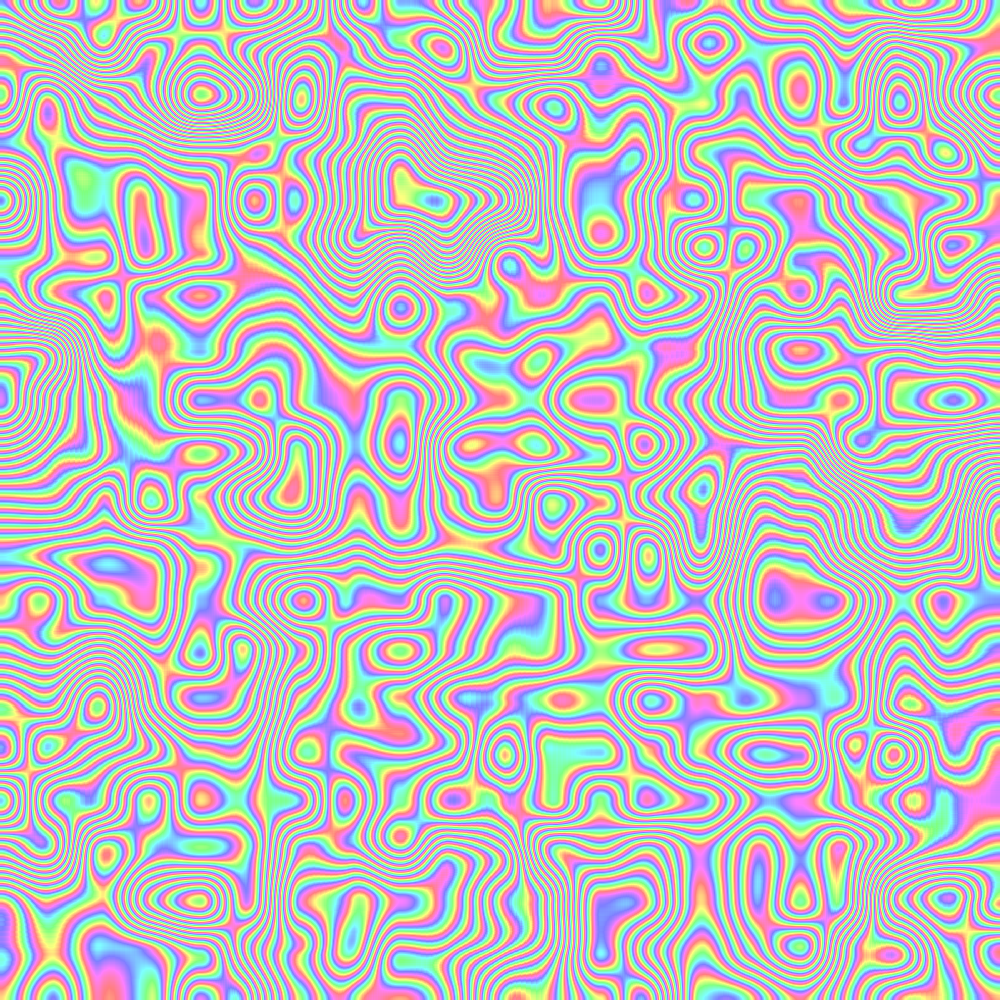
Frame 1 (no input)
Frame 60 (the mouse pressed at the canvas centre just before this capture): identical to frame 1, image omitted
Frame 120 (the mouse held since frame 60 and released just before this capture): identical to frame 1, image omitted

The Processing sketch that drew this single still picture (run headless with seeded random() and noise(); from frame 60 on, the mouse is pressed at the canvas centre):

// Processing sketch: noiseColored
// ── noiseColored.pde
void setup() {
  size(1000, 1000);
  colorMode(HSB, 100);
  noiseDetail(3, 0.7);
  float yoff = 0.0, yoff2 = 1000.0;
  for(int i = 0; i < height; i ++) {
    float xoff = 0.0, xoff2 = 1000.0;
    for(int j = 0; j < width; j ++) {
      //float noiMax = sqrt(map(noise(xoff2, yoff2), 0, 1, 100, 10000000));
      float noiMax = map(noise(xoff2, yoff2), 0, 1, 100, 5000);
      float noi = map(noise(xoff, yoff), 0, 1, 0, noiMax);
      float noiC = noi - floor(noi / 100) * 100;
      color c = color(noiC, 50, 100);
      set(i, j, c);
      xoff += 0.005;
      xoff2 += 0.0001;
    }
    yoff += 0.005;
    yoff2 += 0.0001;
  }
}
void draw() {};
void mouseClicked() {
  String filename = str(int(random(1000))) + ".jpg";
  save(filename);
}
